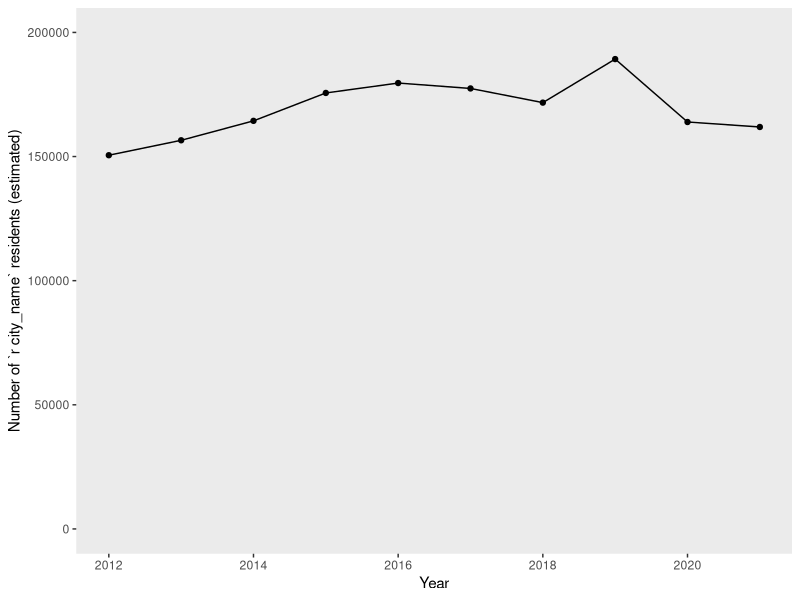
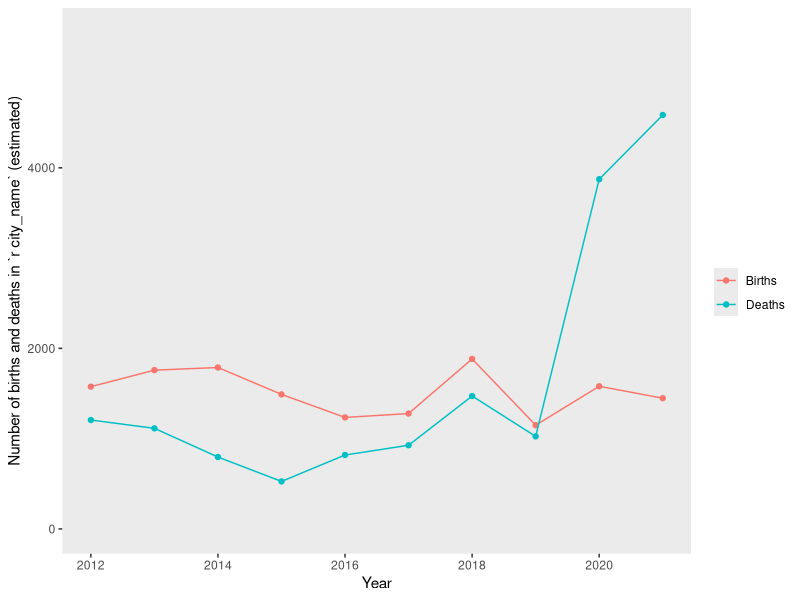
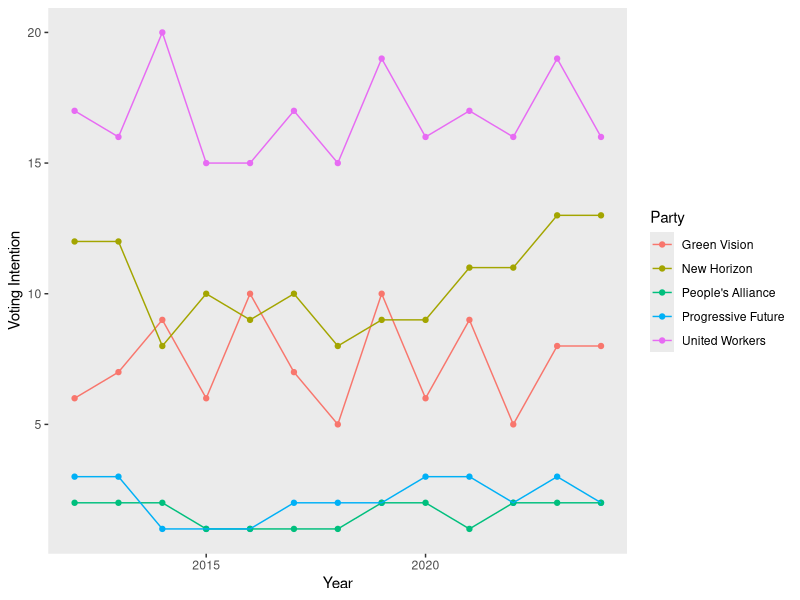
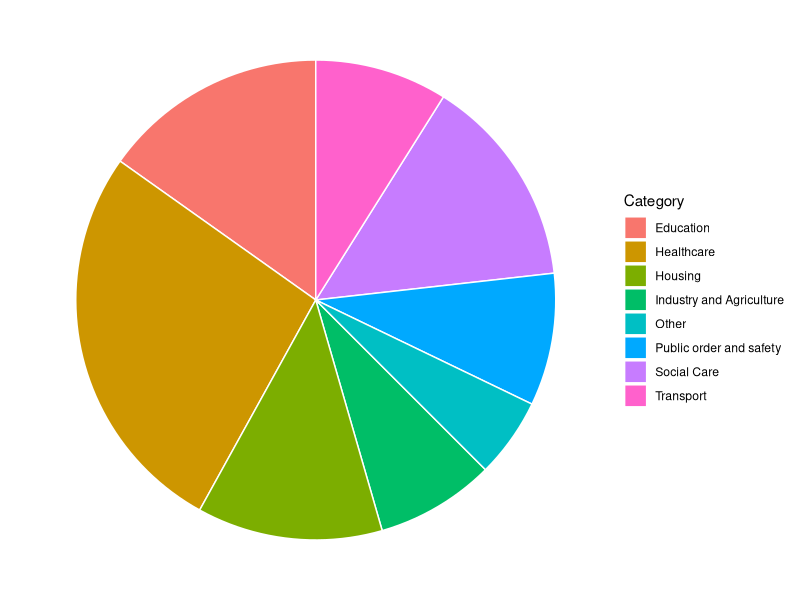
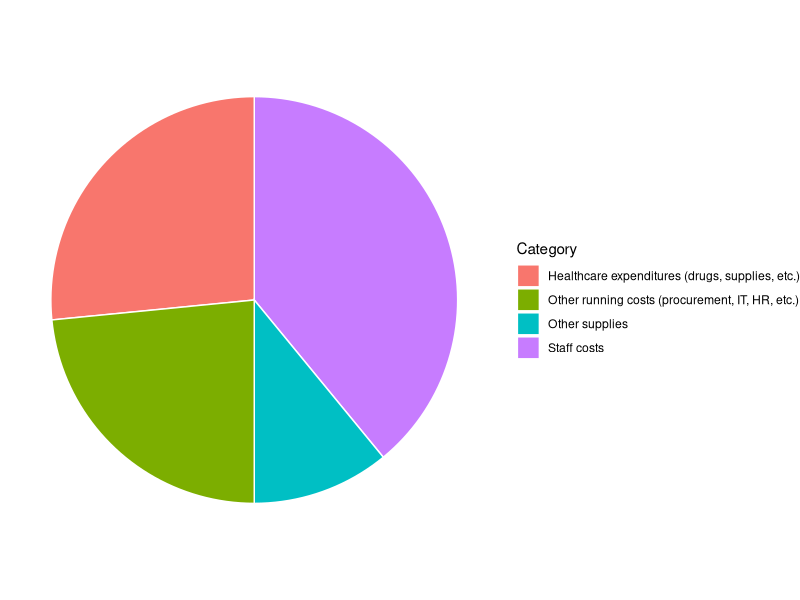

Source code (R) for these figures, in order:
## ---- chunk 1

library(ggplot2)
library(knitr)
## ---- chunk 2
outbreak_deaths <- floor(runif(1, min = 10, max = 30))
outbreak_cases <- floor(runif(1, min = 400, max = 700))
outbreak_icu <- floor(runif(1, min = 10, max = 30))

## ---- chunk 3

Pop <- c(sample(150000:170000, size=3, replace=TRUE), sample(170000:180000, size=3, replace=TRUE), sample(190000:170000, size=2, replace=TRUE), sample(150000:170000, size=2, replace=TRUE))
PopYears <- c(2012:2021)
population <- data.frame(Pop, PopYears)
ggplot(data = population, aes(x=PopYears, y=Pop)) + 
  geom_point() +
  geom_line() +
  labs(y = "Number of `r city_name` residents (estimated)", x = "Year") +
  scale_y_continuous(limits=c(0, 200000)) + 
  theme(panel.grid.major = element_blank(), panel.grid.minor = element_blank())


Demog <- c((rep("Births", 10)), (rep("Deaths", 10)))
Num <- c(sample(1000:2000, size=10, replace=TRUE), sample(500:1500, size=8, replace=TRUE), sample(3000:5500, size=2, replace=TRUE))
DemogYears <- c(rep(2012:2021, 2))
birthdeath <- data.frame(Demog, Num, DemogYears)
ggplot(data = birthdeath, aes(x=DemogYears, y=Num, group=Demog, colour=Demog)) + 
  geom_point() +
  geom_line() +
  labs(y = "Number of births and deaths in `r city_name` (estimated)", x = "Year", colour = "Demographics") +
  scale_y_continuous(limits=c(0, 5500)) + 
  theme(panel.grid.major = element_blank(), panel.grid.minor = element_blank()) + 
  scale_color_discrete(name="")
## ---- chunk 4

# Generate random party names
party_names <- sample(c("Progressive Future", "United Workers", "Eco Harmony", 
                        "People's Alliance", "New Horizon", "Community First", 
                        "Renewal Movement", "Green Vision", "Forward Together", 
                        "Liberty League"), 5)

# Create a vector of party assignments
Party <- rep(party_names, each = 13)  # 13 years per party (2012–2024)

# Generate random polling data for each party
Polls <- c(sample(1:3, size=13, replace=TRUE), 
           sample(8:14, size=13, replace=TRUE), 
           sample(15:20, size=13, replace=TRUE), 
           sample(5:10, size=13, replace=TRUE), 
           sample(1:2, size=13, replace=TRUE))

# Generate years from 2012 to 2024 for each party
PolYears <- rep(2012:2024, times = 5)

# Create the data frame
politics <- data.frame(Party, Polls, PolYears)

# Plot the data
ggplot(data = politics, aes(x=PolYears, y=Polls, color=Party)) + 
  geom_point() +
  geom_line() +
  labs(y = "Voting Intention", x = "Year") + 
  theme(panel.grid.major = element_blank(), panel.grid.minor = element_blank())

# Calculate total councillors elected after 2020
Councillors <- sum(politics[politics$PolYears > 2020, "Polls"])

## ---- chunk 5

# Get the most recent year in the dataset
latest_year <- max(politics$PolYears)

# Extract only the most recent year's data
pol2024 <- politics[politics$PolYears == latest_year, "Polls"]

# Add randomness (increase seats by 2 to 10)
pol2024 <- pol2024 + sample(2:10, length(pol2024), replace = TRUE)

# Use the **same** party names from the first code chunk
Parties <- unique(politics$Party)

# Create the data frame
Councillors <- data.frame(Parties, pol2024)

# Format table output
kable(x = Councillors, 
      format = "html", 
      col.names = c("Political Party", "Number of Seats"))

## ---- chunk 6

# Define the categories
categories <- c("Education", "Industry and Agriculture", "Social Care", 
                "Transport", "Public order and safety", "Healthcare", 
                "Housing", "Other")

# Original values
base_values <- c(13, 7, 9, 5, 7, 21, 8, 2)

# Generate a random increase between 2 and 10 for each category
random_increase <- sample(2:10, length(base_values), replace=TRUE)

# Add the random increase to the base values
new_values <- base_values + random_increase

# Create the data frame
expenses <- data.frame(Category = categories, value = new_values)

# Plot the pie chart
ggplot(expenses, aes(x="", y=value, fill=Category)) +
  geom_bar(stat="identity", width=1, color="white") +
  coord_polar("y", start=0) +
  theme_void()

## ---- chunk 7

# Original expense values
expense_values <- c(25, 17, 9, 12)

# Add a small random change (-3 to +3), ensuring values stay above 1
randomized_values <- pmax(expense_values + sample(-3:3, length(expense_values), replace = TRUE), 1)

# Create the data frame
expenses <- data.frame(
  Category = c("Staff costs", "Healthcare expenditures (drugs, supplies, etc.)", 
               "Other supplies", "Other running costs (procurement, IT, HR, etc.)"),
  value = randomized_values
)

# Plot the data
ggplot(expenses, aes(x="", y=value, fill=Category)) +
  geom_bar(stat="identity", width=1, color="white") +
  coord_polar("y", start=0) +
  theme_void()
